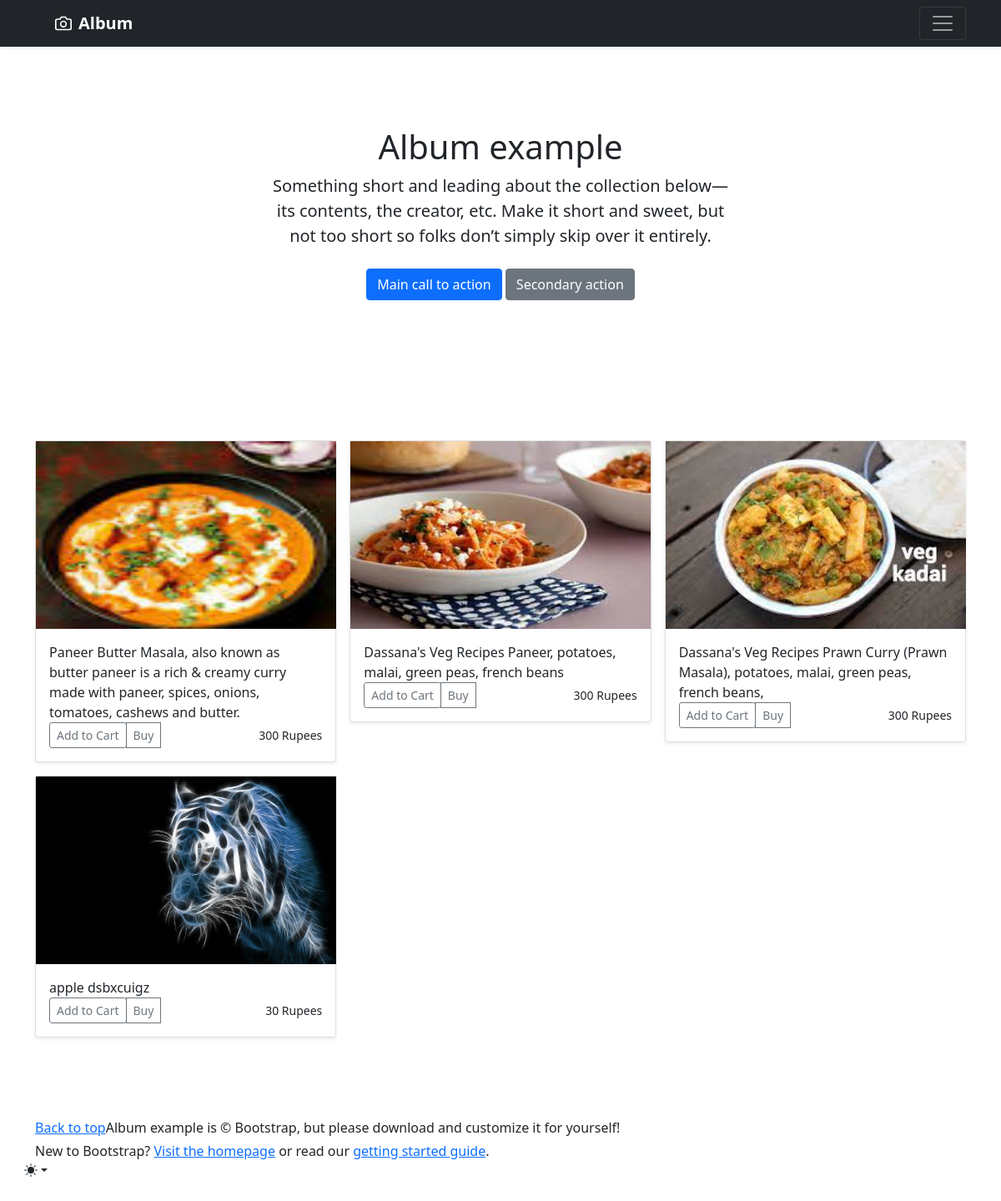
The page /food/album/ (signed in) on the database its author committed.
### food/models.py (models this page shows)
class food_items(models.Model):
    fid = models.BigAutoField(primary_key=True)
    mid = models.ForeignKey(menu_items, on_delete=models.CASCADE)
    f_name = models.CharField(max_length=50)
    f_desc = models.TextField()
    f_quantity = models.PositiveIntegerField(default=1)
    f_price = models.PositiveIntegerField(default=30)
    discount = models.PositiveSmallIntegerField(default=0)
    f_img = models.ImageField()

### food/views.py (the view)
@login_required(login_url='/authe/login')
def album_view(request):
    res = food_items.objects.all()
    return render(request=request, template_name='album.html', context={'res': res})

### food/templates/album.html (shortened to what this page needs)
<!doctype html>
<html lang="en" data-bs-theme="auto">
<head>
  {% load static %}
  <link rel="stylesheet" href="https://cdn.jsdelivr.net/npm/@docsearch/css@3">
  {% include 'partials/_bootcss.html' %}
</head>
<body>
  <div class="dropdown position-fixed bottom-0 end-0 mb-3 me-3 bd-mode-toggle">
    <button class="btn btn-bd-primary py-2 dropdown-toggle d-flex align-items-center" id="bd-theme" type="button"
      aria-expanded="false" data-bs-toggle="dropdown" aria-label="Toggle theme (auto)">
      <svg class="bi my-1 theme-icon-active" width="1em" height="1em">
        <use href="#circle-half"></use>
      </svg>
    </button>
  </div>
  <header data-bs-theme="dark">
    <div class="navbar navbar-dark bg-dark shadow-sm">
      <div class="container">
        <a href="#" class="navbar-brand d-flex align-items-center">
          <strong>Album</strong>
        </a>
        <button class="navbar-toggler" type="button" data-bs-toggle="collapse" data-bs-target="#navbarHeader"
          aria-controls="navbarHeader" aria-expanded="false" aria-label="Toggle navigation">
          <span class="navbar-toggler-icon"></span>
        </button>
      </div>
    </div>
  </header>
  <main>
    <section class="py-5 text-center container">
      <div class="row py-lg-5">
        <div class="col-lg-6 col-md-8 mx-auto">
          <h1 class="fw-light">Album example</h1>
          <p class="lead text-body-secondary">Something short and leading about the collection below—its contents, the
            creator, etc. Make it short and sweet, but not too short so folks don’t simply skip over it entirely.</p>
          <p>
            <a href="#" class="btn btn-primary my-2">Main call to action</a>
            <a href="#" class="btn btn-secondary my-2">Secondary action</a>
          </p>
        </div>
      </div>
    </section>
    <div class="album py-5 bg-body-tertiary">
      <div class="container">
        <div class="row row-cols-1 row-cols-sm-2 row-cols-md-3 g-3">
          {% for i in res %}
          <div class="col">
            <div class="card shadow-sm">
              <img src="{{i.f_img.url}}" alt="" height="225" width="360">
              <div class="card-body">
                <div class="p1">
                  <p class="card-text">{{i.f_desc}}</p>
                </div>
                <div class="d-flex justify-content-between align-items-center">
                  <div class="btn-group">
                    <a href="{% url 'food:cart_add' cust=user.id food=i.fid %}"><button type="button"
                        class="btn btn-sm btn-outline-secondary">Add to Cart</button></a>
                    <button type="button" class="btn btn-sm btn-outline-secondary">Buy</button>
                  </div>
                  <small class="text-body-secondary ">{{i.f_price}} Rupees </small>
                </div>
              </div>
            </div>
          </div>
          {% endfor %}
  </main>
  <footer class="text-body-secondary py-5">
    <div class="container">
      <p class="float-end mb-1">
        <a href="#">Back to top</a>
      </p>
      <p class="mb-1">Album example is &copy; Bootstrap, but please download and customize it for yourself!</p>
      <p class="mb-0">New to Bootstrap? <a href="/">Visit the homepage</a> or read our <a
          href="../getting-started/introduction/">getting started guide</a>.</p>
    </div>
  </footer>
  {% include 'partials/_bootjs.html' %}
</body>
</html>

### food/templates/album.html (style rules this page uses)
.bi { vertical-align: -.125em; fill: currentColor; }
.btn-bd-primary { --bd-violet-bg: #712cf9; --bd-violet-rgb: 112.520718, 44.062154, 249.437846; --bs-btn-font-weight: 600; --bs-btn-color: var(--bs-white); --bs-btn-bg: var(--bd-violet-bg); --bs-btn-border-color: var(--bd-violet-bg); --bs-btn-hover-color: var(--bs-white); --bs-btn-hover-bg: #6528e0; --bs-btn-hover-border-color: #6528e0; --bs-btn-focus-shadow-rgb: var(--bd-violet-rgb); --bs-btn-active-color: var(--bs-btn-hover-color); --bs-btn-active-bg: #5a23c8; --bs-btn-active-border-color: #5a23c8; }
.p1 { width: 225; height: 500; }
.bd-mode-toggle { z-index: 1500; }

### rows shown on the page
food_items: f_img (picture), f_desc "Paneer Butter Masala, also known as butter paneer is a rich & creamy curry made with paneer, spices, onions, tomatoes, cashews and butter.", f_price "300"
food_items: f_img (picture), f_desc "Dassana's Veg Recipes Paneer, potatoes, malai, green peas, french beans", f_price "300"
food_items: f_img (picture), f_desc "Dassana's Veg Recipes Prawn Curry (Prawn Masala), potatoes, malai, green peas, french beans,", f_price "300"
food_items: f_img (picture), f_desc "apple dsbxcuigz", f_price "30"
